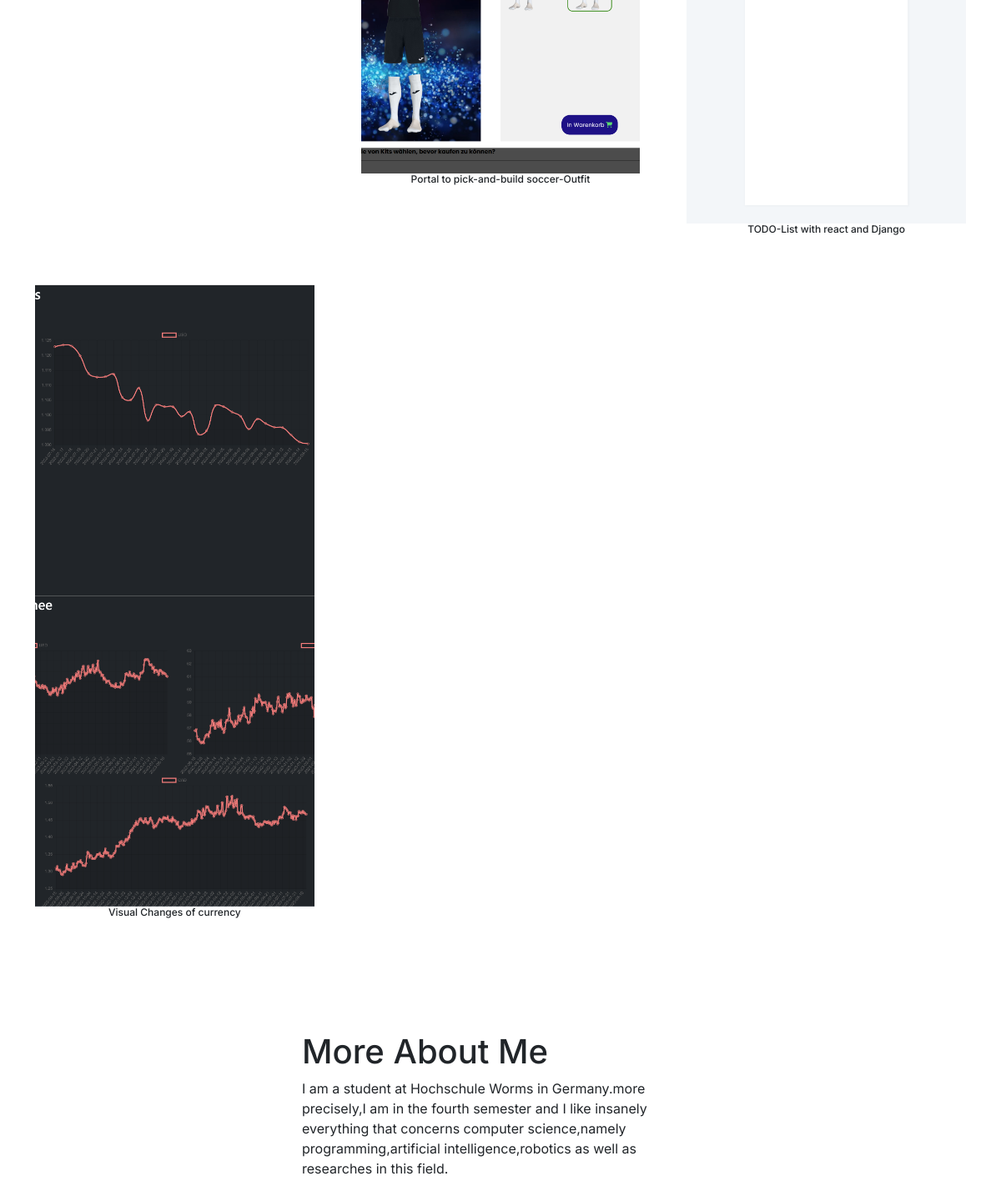
Before: / (middle part) with the older database file.
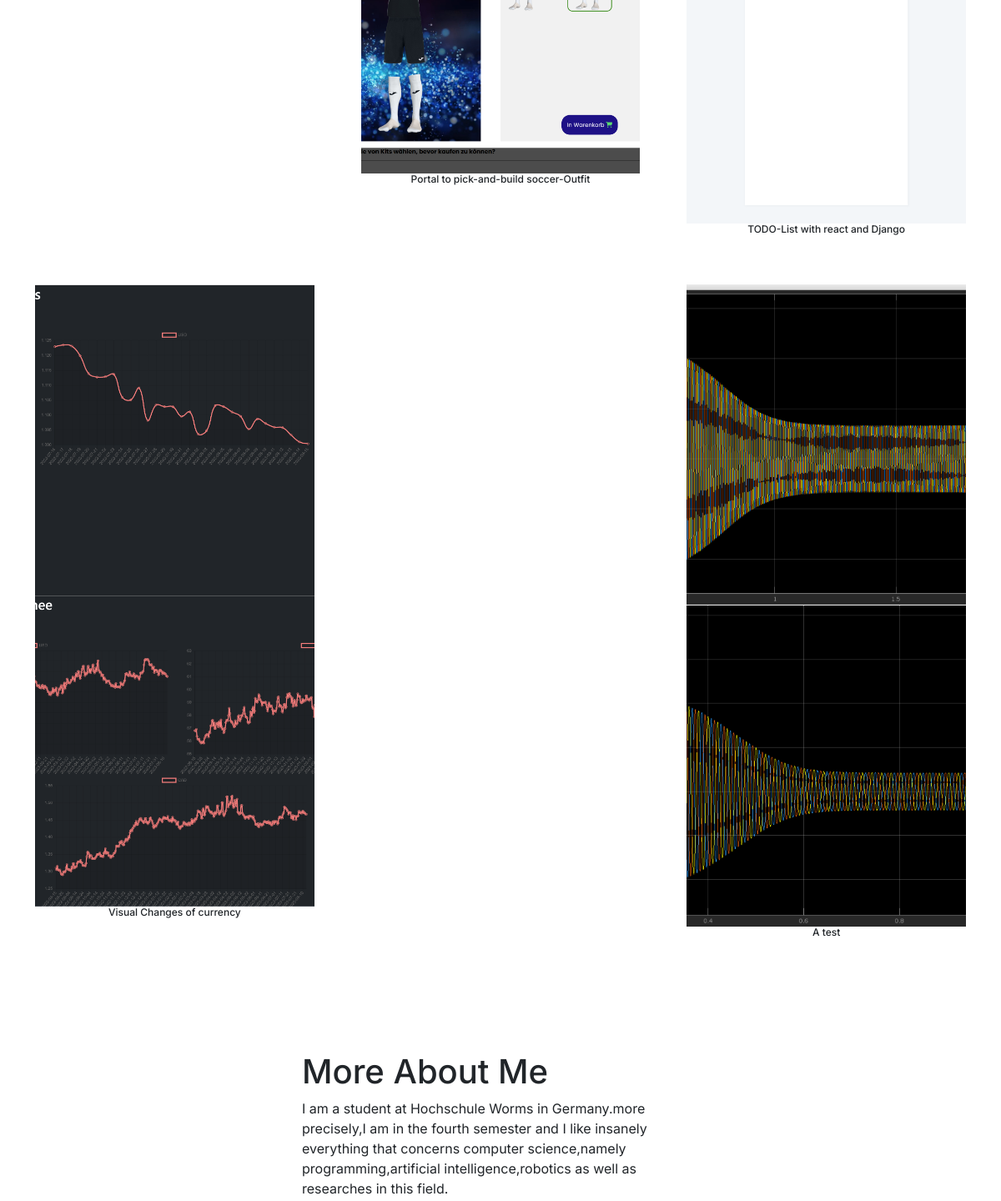
After: the same page with the newer database file.
### base/models.py (models this page shows, shortened)
class Project(models.Model):
    title = models.CharField(max_length=200, null=True)
    thumbnail = models.ImageField(null=True)
    thumbnail2 = models.ImageField(null=True)
    body = models.TextField(null=True)
    slug = models.SlugField(null=True, blank=True)
    created = models.DateTimeField(auto_now_add=True)
    id = models.UUIDField(default=uuid.uuid4, unique=True, primary_key=True, editable=False)

### base/views.py (the view)
# urls.py: path('', views.homePage, name="home"),
def homePage(request):
    projects = Project.objects.all()
    skills = Skill.objects.all()
    sprachSkills = SprachSkills.objects.all()
    context = {'projects': projects, 'skills': skills, 'sprachSkills': sprachSkills}
    return render(request, 'base/index.html', context)

### base/templates/base/index.html (shortened to what this page needs)
{% extends 'base/main.html' %}
{% load static %}
{% block content %}
    <section class="container">
        <div class="projets" id="projets">
            <div class="projet-container">
                {% for project in projects%}
                <div class="projetContent">
                    <div class="projetIamage-content">
                        <a href="{% url 'project' project.id %}">
                            <img src="{{ project.thumbnail }}" alt="anmeldungPage of app">
                            <img src="{{ project.thumbnail2 }}" alt="homePage of app">
                        </a>
                    </div>
                    <h3 class="description">{{ project.title }}</h3>
                </div>
                {% empty %}
                <h3>There are not Projects in the database</h3>
                {% endfor %}
            </div>
        </div>
        <div class="about-me">
            <h1 class="div_title">More About Me</h1>
            <p>I am a student at Hochschule Worms in Germany.more precisely,I am in the fourth semester and I like insanely everything that concerns computer science,namely programming,artificial intelligence,robotics as well as researches in this field.
            </p>
        </div>
    </section>
{% endblock content %}

### base/templates/base/main.html (shortened to what this page needs)
<!DOCTYPE html>
{% load static %}
<html lang="en">
<head>
    <link rel="stylesheet" media="screen" href="{% static 'styles/style.css' %}">
    <link href="https://cdn.jsdelivr.net/npm/bootstrap@5.3.1/dist/css/bootstrap.min.css" rel="stylesheet">
</head>
<body>
    {% block content %}
    {% endblock content %}
</body>
</html>

### static/styles/style.css (style rules this page uses)
* { font-family: Inter; }
body { background: #ECECEC; }
.projet-container { display: flex; flex-direction: row; justify-content: space-between; flex-wrap: wrap; gap:50px; }
.projetContent { width: 30%; height: 12%; background: #fff; display: flex; flex-direction: column; }
.projetIamage-content { display: grid; grid-template-rows: repeat(2,1fr); }
.projetIamage-content a img { height: 100%; width: 100%; object-fit: cover; }
.projetContent h3 { font-weight: 500; font-size: 12px; text-align: center; align-items: center; }
.about-me { margin: 8em 20em; }
.about-me p { font-size: 16px; font-weight: 400; }

Changed rows visible on the page:
added Project: thumbnail (picture), thumbnail2 (picture), title "A test"
